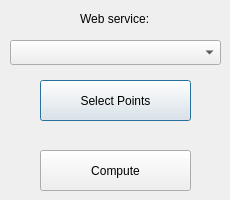
<?xml version="1.0" encoding="UTF-8"?>
<ui version="4.0">
 <class>MultiPointsRouteDialogBase</class>
 <widget class="QDialog" name="MultiPointsRouteDialogBase">
  <property name="geometry">
   <rect>
    <x>0</x>
    <y>0</y>
    <width>230</width>
    <height>200</height>
   </rect>
  </property>
  <property name="windowTitle">
   <string>Multiple Points Route</string>
  </property>
  <widget class="QComboBox" name="combo_box_web_service">
   <property name="geometry">
    <rect>
     <x>10</x>
     <y>40</y>
     <width>211</width>
     <height>25</height>
    </rect>
   </property>
  </widget>
  <widget class="QLabel" name="label_web_service">
   <property name="geometry">
    <rect>
     <x>80</x>
     <y>10</y>
     <width>71</width>
     <height>17</height>
    </rect>
   </property>
   <property name="text">
    <string>Web service:</string>
   </property>
  </widget>
  <widget class="QPushButton" name="button_select_points">
   <property name="geometry">
    <rect>
     <x>40</x>
     <y>80</y>
     <width>151</width>
     <height>41</height>
    </rect>
   </property>
   <property name="text">
    <string>Select Points</string>
   </property>
  </widget>
  <widget class="QPushButton" name="button_compute_route">
   <property name="geometry">
    <rect>
     <x>40</x>
     <y>150</y>
     <width>151</width>
     <height>41</height>
    </rect>
   </property>
   <property name="text">
    <string>Compute</string>
   </property>
  </widget>
 </widget>
 <resources/>
 <connections/>
</ui>
